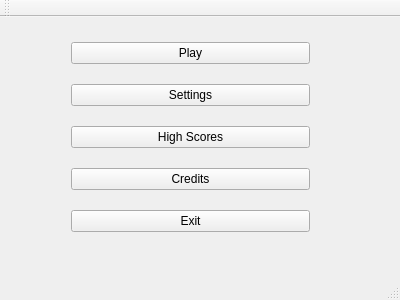
<?xml version="1.0" encoding="UTF-8"?>
<ui version="4.0">
 <class>MainWindow</class>
 <widget class="QMainWindow" name="MainWindow">
  <property name="geometry">
   <rect>
    <x>0</x>
    <y>0</y>
    <width>400</width>
    <height>300</height>
   </rect>
  </property>
  <property name="windowTitle">
   <string>MainWindow</string>
  </property>
  <widget class="QWidget" name="centralWidget">
   <widget class="QWidget" name="layoutWidget">
    <property name="geometry">
     <rect>
      <x>60</x>
      <y>0</y>
      <width>261</width>
      <height>241</height>
     </rect>
    </property>
    <layout class="QVBoxLayout" name="verticalLayout">
     <item>
      <widget class="QPushButton" name="pushButton">
       <property name="enabled">
        <bool>true</bool>
       </property>
       <property name="text">
        <string>Play</string>
       </property>
      </widget>
     </item>
     <item>
      <widget class="QPushButton" name="pushButton_2">
       <property name="text">
        <string>Settings</string>
       </property>
      </widget>
     </item>
     <item>
      <widget class="QPushButton" name="pushButton_3">
       <property name="text">
        <string>High Scores</string>
       </property>
      </widget>
     </item>
     <item>
      <widget class="QPushButton" name="pushButton_4">
       <property name="text">
        <string>Credits</string>
       </property>
      </widget>
     </item>
     <item>
      <widget class="QPushButton" name="pushButton_5">
       <property name="text">
        <string>Exit</string>
       </property>
      </widget>
     </item>
    </layout>
   </widget>
  </widget>
  <widget class="QMenuBar" name="menuBar">
   <property name="geometry">
    <rect>
     <x>0</x>
     <y>0</y>
     <width>400</width>
     <height>21</height>
    </rect>
   </property>
  </widget>
  <widget class="QToolBar" name="mainToolBar">
   <attribute name="toolBarArea">
    <enum>TopToolBarArea</enum>
   </attribute>
   <attribute name="toolBarBreak">
    <bool>false</bool>
   </attribute>
  </widget>
  <widget class="QStatusBar" name="statusBar"/>
 </widget>
 <layoutdefault spacing="6" margin="11"/>
 <resources/>
 <connections/>
</ui>
